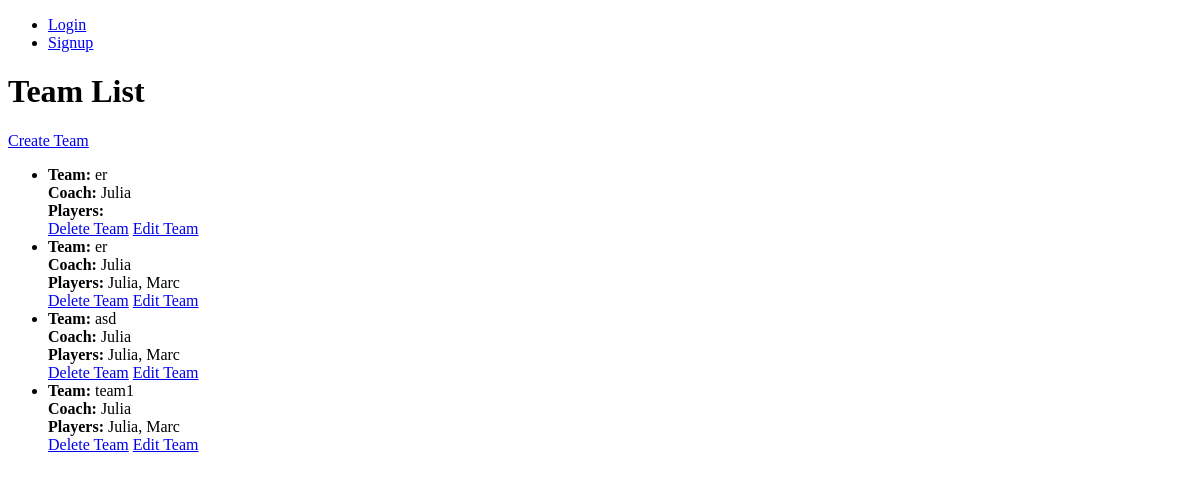
Before: /management/ (signed in) with the older database file.
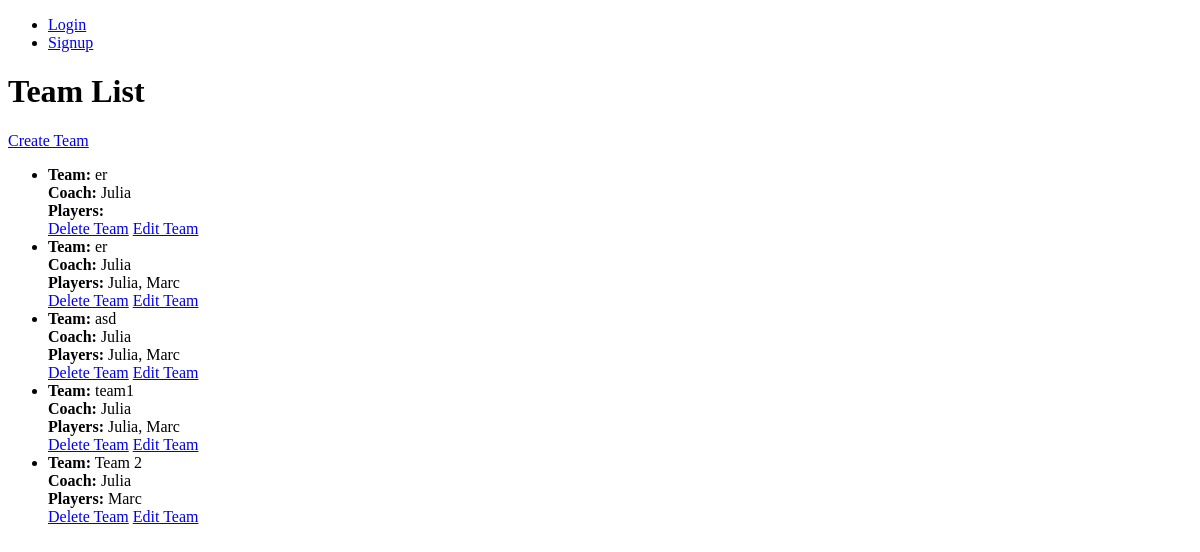
After: the same page with the newer database file.
### app1/models.py (models this page shows, shortened)
class Team(models.Model):
    name = models.CharField('Event Name', max_length=120)
    coach = models.ForeignKey(Profile, related_name='coached_teams', limit_choices_to={'usertype': 'Player'}, blank=True, null=True, on_delete=models.SET_NULL)
    players = models.ManyToManyField(Profile, related_name='played_teams', limit_choices_to={'usertype': 'Player'}, blank=True)

class Profile(models.Model):
    usertype = models.CharField(max_length=30)
    user = models.OneToOneField(User, on_delete=models.CASCADE)
    favorite_book = models.CharField(max_length=30)
    favorite_food = models.CharField(max_length=30)
    favorite_holiday = models.CharField(max_length=30)
    favorite_fictional_character = models.CharField(max_length=30)
    def __str__(self):
        return self.user.username

### app1/views.py (the view)
# urls.py: path('management/', views.management, name='management'),
def management(request):
    if not request.user.is_authenticated:
        return redirect("login")
    if request.user.profile.usertype == "Player":
        return render(request, 'management_player.html')
    if request.user.profile.usertype == "Manager":
        teams=Team.objects.all()
        return render(request, 'management_manager.html', {'teams':teams})
    if request.user.profile.usertype == "Admin":
        return render(request, 'management_admin.html')

### templates/management_manager.html
{% extends 'base.html' %}
{% block content %}
  <h1>Team List</h1>
  <a href="{% url 'add_team' %}">Create Team</a>
  <ul>
  {% for team in teams %}
    <li>
      <strong>Team:</strong> {{ team.name }}<br>
      <strong>Coach:</strong> {{ team.coach }}<br>
      <strong>Players:</strong> {{ team.players.all|join:", " }}<br>
      {% if user.is_authenticated %}
      <div class="card-footer text-muted">
        <a href="{% url 'delete_team' team.name %}" class="btn btn-outline-danger btn-sm">Delete Team</a>
        <a href="{% url 'update_team' team.name %}" class="btn btn-outline-danger btn-sm">Edit Team</a>
      </div>
  {% endif %}
    </li>
  {% endfor %}
  </ul>
{% endblock %}

### templates/base.html (shortened to what this page needs)
<!DOCTYPE html>
<html lang="en">
<head>
</head>
<body>
  <nav>
    <ul>
      <li><a href="{% url 'login' %}">Login</a></li>
      <li><a href="{% url 'signup' %}">Signup</a></li>
    </ul>
  </nav>
  {% block content %}
  {% endblock %}
</body>
</html>

Changed rows visible on the page:
added Team: name "Team 2", coach "Julia", players.all "Marc"
